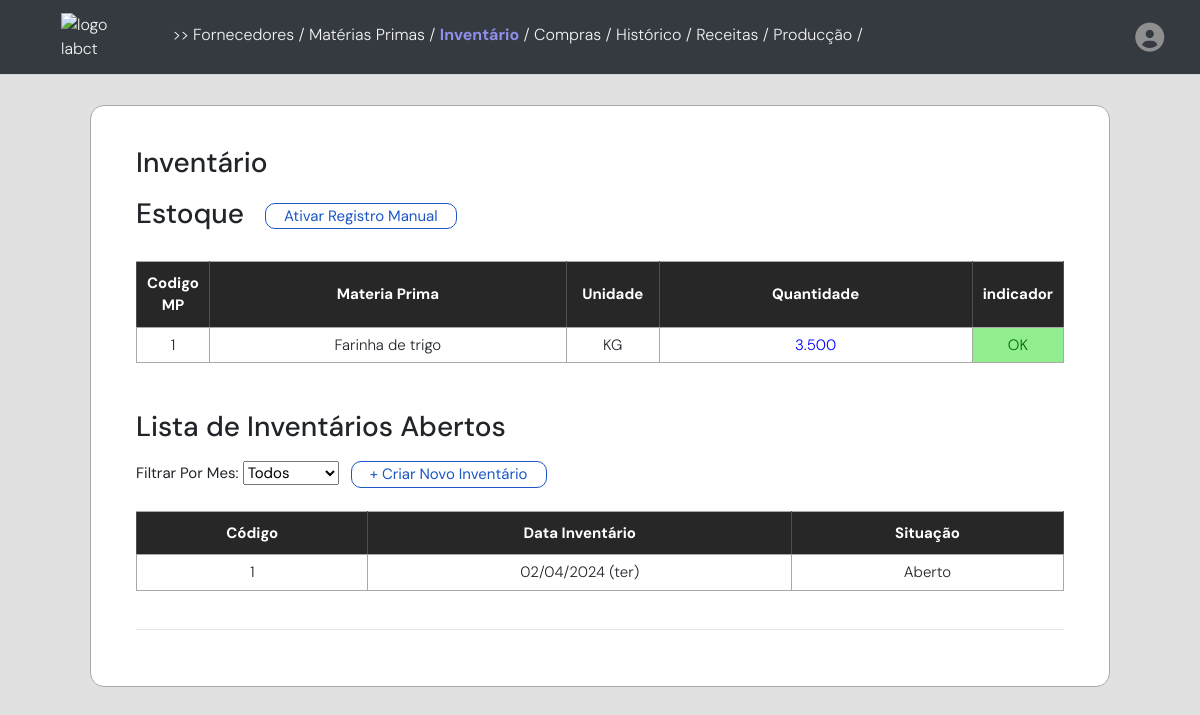
The app's page /inventario (signed in) with its own data.
### models/estoque_model.py (models this page shows, shortened)
class Estoque(db.Model):
    __tablename__ = "estoque"
    __table_args__ = {"extend_existing": True}
    id_estq = db.Column(db.Integer, primary_key=True, autoincrement=True)
    id_mp = db.Column(db.Integer, ForeignKey('materiasprimas.id_mp'), nullable=False)
    nome_mp = db.Column(db.String(75))
    unidade_mp = db.Column(db.Enum('KG','UN'))
    gms_mp = db.Column(db.Numeric(10, 3))
    pedidomin_mp = db.Column(db.Numeric(10,3))
    quantidade_estq = db.Column(db.Numeric(10,3), nullable=False)
    user_id = db.Column(db.Integer, db.ForeignKey('usuarios.id'), nullable=False)
    materias_primas = relationship("MateriasPrimas", back_populates="estoque")
    usuarios = db.relationship("Usuarios", back_populates="estoque")
    inventariosdados = db.relationship("InventarioDados", back_populates="estoque")

### models/inventario_model.py (models this page shows)
class Inventario(db.Model):
    __tablename__ = "inventario"
    __table_args__ = {"extend_existing": True}
    id_invt = db.Column(db.Integer, primary_key=True, autoincrement=True)
    data_invt = db.Column(db.DateTime, default=datetime.now(timezone.utc))
    estado_invt = db.Column(db.Enum('Aberto', 'Fechado'))
    user_id = db.Column(db.Integer, db.ForeignKey('usuarios.id'), nullable=False)
    usuarios = db.relationship("Usuarios", back_populates="inventario")
    inventariosdados = db.relationship("InventarioDados", back_populates="inventario")

### app.py (the view, shortened to what this page needs)
@app.route('/inventario', methods=['GET', 'POST'])
def inventario():
    today_date = datetime.now()
    formatted_date = format_date(today_date, format='full', locale='pt')
    estoque = Estoque.query.filter_by(user_id=current_user.id).all()
    estoque_schema = EstoqueSchema(many=True)
    serialized_data_estq = estoque_schema.dump(estoque)
    materiasprimas = MateriasPrimas.query.filter_by(user_id=current_user.id).all()
    materiasprimas_schema = MateriasPrimasSchema(many=True)
    serialized_data_mp = materiasprimas_schema.dump(materiasprimas)
    historico = Historico.query.filter_by(user_id=current_user.id).all()
    historico_schema = HistoricoSchema(many=True)
    serialized_data_hst = historico_schema.dump(historico)
    inventario = Inventario.query.filter_by(user_id=current_user.id).all()
    inventario_schema = InventarioSchema(many=True)
    inventario_aberto = [invt for invt in inventario if invt.estado_invt == "Aberto"]
    inventario_fechado = [invt for invt in inventario if invt.estado_invt == "Fechado"]
    serialized_data_invtAberto = inventario_schema.dump(inventario_aberto)
    serialized_data_invtFechado = inventario_schema.dump(inventario_fechado)
    inventariodados = InventarioDados.query.filter_by(user_id=current_user.id).all()
    inventariodados_schema = InventarioDadosSchema(many=True)
    serialized_data_invtDados = inventariodados_schema.dump(inventariodados)
    return render_template('inventario.html',
                           historico=serialized_data_hst ,
                           estoque=serialized_data_estq,
                           today_date=formatted_date,
                            materiasprimas=serialized_data_mp,
                            datetime=datetime,
                            inventarioAberto=serialized_data_invtAberto,
                            inventarioFechado=serialized_data_invtFechado,
                            inventarioDados=serialized_data_invtDados,
                            )

### app.py (called while the page is built)
@login_manager.user_loader
def user_loader(user_id):
    return Usuarios.query.get(int(user_id))

def datetimeformat(value):
    if isinstance(value, str):
        value = datetime.strptime(value, '%Y-%m-%dT%H:%M:%S')
    formatted_date = value.strftime("%d/%m/%Y")
    day_of_week = DAYS_PT[value.weekday()]  # Get the day of the week in Portuguese
    return f"{formatted_date} ({day_of_week})"

### templates/inventario.html (shortened to what this page needs)
{% extends "base.html" %}
{% block content %}
<body>
    <div class="container">
        <div class="tabela">
            <div class="header">
                <div class="InventarioTitulo">
                    <h3>Inventário </h3>
                </div>
            </div>
            <div class="titulo">
                <div>
                    <h3>Estoque</h3>
                </div>
                <div class="ativarManual">
                    <button id="manualChangeBtn" style="margin-top: 6px;" class="btn-cadastrar">Ativar Registro
                        Manual</button>
                </div>
            </div>
            <br>
            <form action="/inventario" method="POST">
                <table>
                    <thead>
                        <tr>
                            <th style="width: 5%;">
                                Codigo MP
                            </th>
                            <th>
                                Materia Prima
                            </th>
                            <th style="width: 10%;">
                                Unidade
                            </th>
                            <th>
                                Quantidade
                            </th>
                            <th style="width: 8%;">indicador</th>
                        </tr>
                    </thead>
                    <tbody>
                        {% for estq in estoque %}
                        <tr>
                            <td>
                                {{estq.id_mp}}
                            </td>
                            <td>
                                {{estq.nome_mp}}
                            </td>
                            <td>
                                {{estq.unidade_mp}}
                            </td>
                            <td>
                                <span class="quantity" style="color: blue;">{{estq.quantidade_estq}}</span>
                            </td>
                            <td
                                style="background-color: {% if estq.gms_mp - estq.quantidade_estq > 0 %}yellow; color: red; font-weight: bold;{% else %}lightgreen; color: darkgreen;{% endif %}">
                                {% if estq.gms_mp - estq.quantidade_estq > 0 %}
                                Comprar
                                {% else %}
                                OK
                                {% endif %}
                            </td>
                        </tr>
                        {% endfor %}
                    </tbody>
                </table>
            </form>
            <div class="listaInventario">
                <br>
                <h3>Lista de Inventários Abertos</h3>
                <div
                    style="display: flex; width: 100%; flex-direction: row; justify-content: start; margin-block: 18px; gap: 12px;">
                    <div class="ferramentas">
                        <label style="font-weight: 400;">Filtrar Por Mes:</label>
                    </div>
                    <button class="btn-cadastrar" type="button" data-toggle="modal"
                        data-target="#fazerInventarioModal"> + Criar Novo Inventário</button>
                </div>
<table id="tabelaInventarios">
    <thead>
        <tr>
            <th>Código</th>
            <th>Data Inventário</th>
            <th>Situação</th>
        </tr>
    </thead>
    <tbody>
        {% for invtAberto in inventarioAberto %}
        <tr data-toggle="modal" data-target="#inventarioDadosModal{{ invtAberto.id_invt }}">
            <td>{{ invtAberto.id_invt }}</td>
            <td>{{ invtAberto.data_invt | datetimeformat }}</td>
            <td>{{ invtAberto.estado_invt }}</td>
        </tr>
        {% endfor %}
    </tbody>
</table>
                <br>
                <hr>
            </div>
        </div>
    </div>
</body>
{% endblock %}

### static/styles.css (style rules this page uses)
body { background-color: rgb(225, 225, 225); margin: 0; font-family: "DM Sans", sans-serif; font-optical-sizing: auto; font-weight: 300; font-style: normal; }
.container { margin-top: 18px !important; max-width: 65%; display: flex; flex-direction: column; }
.forma, .tabela { background-color: white; padding: 40px 45px 40px 45px; -webkit-border-radius: 14px; -moz-border-radius: 14px; border-radius: 14px; border: 0.5px solid #a8a8a8; }
.tabela { font-size: 15px; }
@media only screen and (max-width: 1600px) { .container { margin-top: 25px; display: flex; flex-direction: column; min-width: 100vw; } }
@media only screen and (max-width: 1600px) { .forma, .tabela { margin-inline: 75px; margin-block: 12px; } }
.header { display: flex; flex-direction: row; width: 100%; justify-content: space-between; margin-bottom: 9px; align-items: center; }
table { border-collapse: collapse; width: 100%; -webkit-user-select: none; -moz-user-select: none; -ms-user-select: none; user-select: none; }
table td, table th { border: 1px solid #a8a8a8; }
table th { background-color: rgb(39, 39, 39); ; color: white; padding-block: 10px; text-align: center; vertical-align: middle; padding-inline: 10px; border-right: 1px solid #4f4f4f; border-left: 1px solid #4f4f4f; }
table td { padding-block: 6px; text-align: center; vertical-align: middle; }
.btn-cadastrar { margin-bottom: 5px; padding-inline: 18px; border: 1px solid rgb(28, 87, 197); border-radius: 10px; background-color: white; transition: background-color 0.6s ease; transition: color 0.1s ease; color: rgb(28, 87, 197); }

### templates/inventario.html (style rules this page uses)
.titulo { display: flex; flex-direction: row; }
.titulo button { margin-left: 21px; }

### records on screen
Estoque: id_mp "1", nome_mp "Farinha de trigo", unidade_mp "KG", quantidade_estq "3.500"
Inventario: id_invt "1", data_invt "02/04/2024 (ter)", estado_invt "Aberto"
